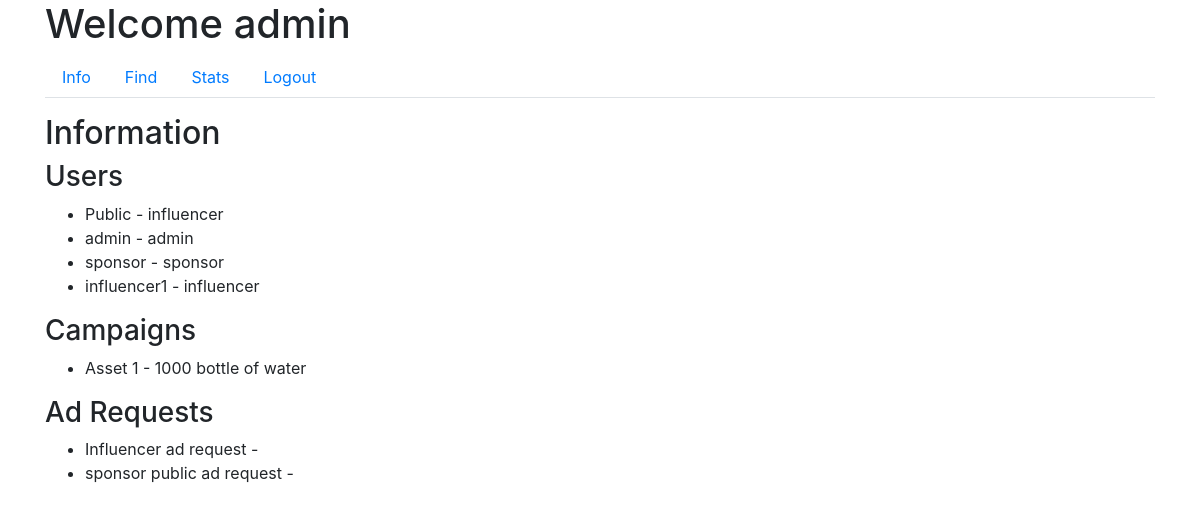
The page /admin/info (signed in) on the database its author committed.
### app/models.py (models this page shows, shortened)
class User(UserMixin, db.Model):
    id = db.Column(db.Integer, primary_key=True)
    username = db.Column(db.String(64), unique=True, nullable=False)
    email = db.Column(db.String(120), unique=True, nullable=False)
    password_hash = db.Column(db.String(128), nullable=False)
    role = db.Column(db.String(20), nullable=False)
    industry = db.Column(db.String(120))  # For Sponsors
    platforms = db.Column(db.Text)  # For Influencers
    category = db.Column(db.String(120))  # For Influencers
    niche = db.Column(db.String(120))  # For Influencers
    profile_pic = db.Column(db.String(20), nullable=False, default='download.png')
    flag = db.Column(db.Boolean, default=False, nullable=False)  # Add flag column

class Campaign(db.Model):
    id = db.Column(db.Integer, primary_key=True)
    name = db.Column(db.String(100), nullable=False)
    description = db.Column(db.Text, nullable=False)
    budget = db.Column(db.Float, nullable=False)
    visibility = db.Column(db.String(10), nullable=False)  # 'public', 'private'
    start_date = db.Column(db.Date, nullable=False)
    end_date = db.Column(db.Date, nullable=False)
    user_id = db.Column(db.Integer, db.ForeignKey('user.id'), nullable=False)
    ad_requests = db.relationship('AdRequest', backref='campaign', lazy=True)
    flag = db.Column(db.Boolean, default=False, nullable=False)  # Add flag column

class AdRequest(db.Model):
    id = db.Column(db.Integer, primary_key=True)
    campaign_id = db.Column(db.Integer, db.ForeignKey('campaign.id'), nullable=False)
    influencer_id = db.Column(db.Integer, db.ForeignKey('user.id'), nullable=False)
    requirements = db.Column(db.Text, nullable=False)
    payment_amount = db.Column(db.Float, nullable=False)
    status_influencer = db.Column(db.String(10), nullable=False)
    status_sponsor = db.Column(db.String(10), nullable=False)

### app/routes.py (the view)
@main.route('/admin/info')
@login_required
def admin_info():
    if current_user.role == 'admin':
        users = User.query.all()
        campaigns = Campaign.query.all()
        ad_requests = AdRequest.query.all()
        return render_template('admin_info.html', users=users, campaigns=campaigns, ad_requests=ad_requests)
    return redirect(url_for('main.home'))

### app/models.py (called while the page is built)
@login_manager.user_loader
def load_user(user_id):
    return User.query.get(int(user_id))

### app/templates/admin_info.html
{% extends "admin_dashboard.html" %}
{% block tab_content %}
<h2>Information</h2>
<h3>Users</h3>
<ul>
    {% for user in users %}
    <li>{{ user.username }} - {{ user.role }}</li>
    {% endfor %}
</ul>
<h3>Campaigns</h3>
<ul>
    {% for campaign in campaigns %}
    <li>{{ campaign.name }} - {{ campaign.description }}</li>
    {% endfor %}
</ul>
<h3>Ad Requests</h3>
<ul>
    {% for ad_request in ad_requests %}
    <li>{{ ad_request.requirements }} - {{ ad_request.status }}</li>
    {% endfor %}
</ul>
{% endblock %}

### app/templates/admin_dashboard.html (shortened to what this page needs)
{% extends "base.html" %}
{% block content %}
<h1>Welcome {{ current_user.username }}</h1>
<ul class="nav nav-tabs">
    <li class="nav-item">
        <a class="nav-link" href="{{ url_for('main.admin_info') }}">Info</a>
    </li>
    <li class="nav-item">
        <a class="nav-link" href="{{ url_for('main.admin_find') }}">Find</a>
    </li>
    <li class="nav-item">
        <a class="nav-link" href="{{ url_for('main.admin_stats') }}">Stats</a>
    </li>
    <li class="nav-item">
        <a class="nav-link" href="{{ url_for('main.logout') }}">Logout</a>
    </li>
</ul>
<div class="tab-content mt-3">
    {% block tab_content %}{% endblock %}
</div>
{% endblock %}

### rows shown on the page
User: username "admin", role "admin"
User: username "Public", role "influencer"
User: username "sponsor", role "sponsor"
User: username "influencer1", role "influencer"
Campaign: name "Asset 1", description "1000 bottle of water"
AdRequest: requirements "Influencer ad request"
AdRequest: requirements "sponsor public ad request"
